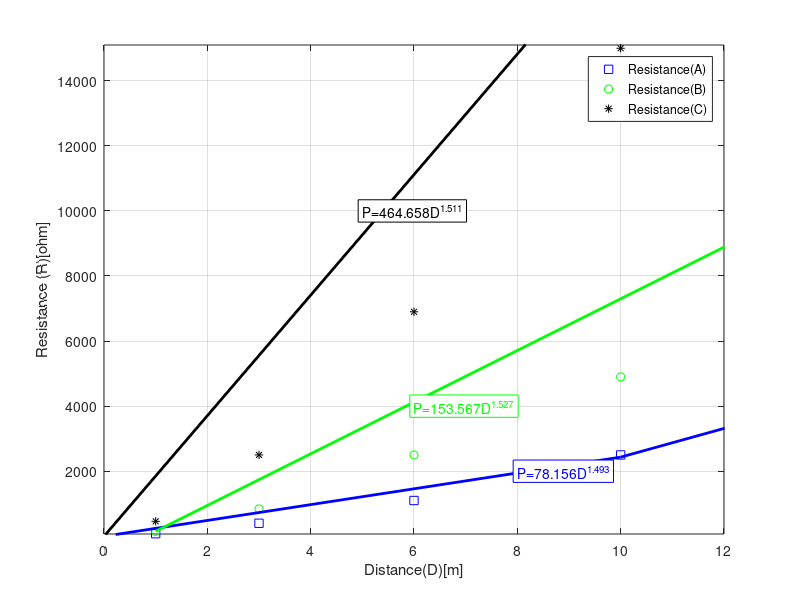

This chart was generated by the following MATLAB code:
%{
 Aditya Chaudhari ENGR 1250-008 04/04/20
 Plots the graph of experimental data given. 
Variables:
A= Resistance of first photoresistor (R)[ohm]
B=Resistance of second photoresistor (R)[ohm]
C=Resistance of third photoresistor (R)[ohm]
D= Distance from light(D)[m]
%}

clear
clc
close all

%initializing the variable
D=[1 3 6 10];
A=[79 400 1100 2500];
B=[150 840 2500 4900];
C=[460 2500 6900 15000];

%plotting the graph
plot(D,A,'sb',D,B,'og',D,C,'*k')

%labelling the axis
xlabel('Distance(D)[m]')
ylabel('Resistance (R)[ohm]')

%grid to be displayed
grid on 

axis([0 12 70 15100])


%polyfit(power trendline)
C1=polyfit(log(D),log(A),1);
m=C1(1);
b=exp(C1(2));
Dpf=[0:10:15000];
Rpf=b*Dpf.^m;

C2=polyfit(log(D),log(B),1);
m2=C2(1);
b2=exp(C2(2));
Dpf2=[1:20:15020];
Rpf2=b2*Dpf2.^m2;

C3=polyfit(log(D),log(C),1);
m3=C3(1);
b3=exp(C3(2));
Dpf3=[0:15:15015];
Rpf3=b3*Dpf3.^m3;

hold on
plot(Dpf,Rpf,'b','LineWidth',2)
plot(Dpf2,Rpf2,'g','LineWidth',2)
plot(Dpf3,Rpf3,'k','LineWidth',2)
legend('Resistance(A)','Resistance(B)','Resistance(C)','Location','Best')

T=sprintf('P=%0.3fD^{%0.3f}',b,m);
text(8,2000,T,'BackgroundColor','w','EdgeColor','b','Color','b','FontSize',10)

T2=sprintf('P=%0.3fD^{%0.3f}',b2,m2);
text(6,4000,T2,'BackgroundColor','w','EdgeColor','g','Color','g','FontSize',10)

T3=sprintf('P=%0.3fD^{%0.3f}',b3,m3);
text(5,10000,T3,'BackgroundColor','w','EdgeColor','k','Color','k','FontSize',10)



